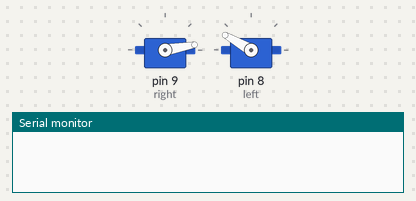
The sketch below on a simulated Arduino Uno, built with avr-gcc and run on an emulated ATmega328P. Parts: 2 × servo, the last lines printed to the serial monitor.

Above: at 1.05 s.
At 3.0 s:
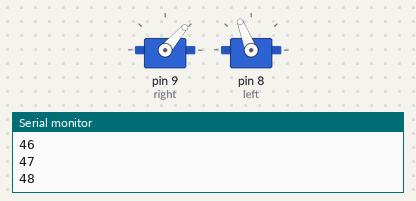
At 5.0 s:
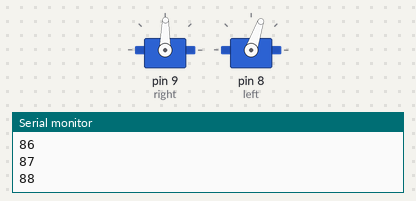
At 9.0 s:
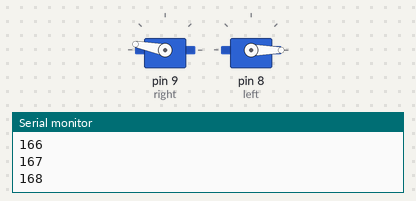
Timing chart, 0 to 11.5 s (numbered marks = the images above):
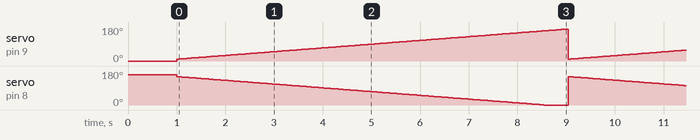

Measured:
- by itself, servo on pin 9 (right): ramps from 10° to 169° and jumps back, once every 8.0 s
- by itself, servo on pin 8 (left): ramps from 150° to 0° and jumps back, once every 8.0 s

The sketch:

servo_test.ino
```cpp
#include <Servo.h>

Servo left;
Servo right;

void setup() {
  right.attach(9);
  right.write(0);
  left.attach(8);
  left.write(160);
  delay(1000);

  //right.write(160);
  Serial.begin(9600);
}

void loop() {
  //while (true);
  for (unsigned int i=10; i < 170; i+=1) {

    right.write(i);
    left.write(160-i);
    delay(50);
    Serial.println(i);
  }

}
```
